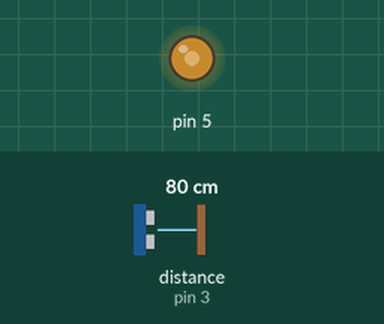
Bench run of a sketch on a simulated Arduino Uno, built with avr-gcc and run on an emulated ATmega328P. On the bench: output pins drawn as LEDs (lit = HIGH). Wiring (inferred from the names in the program): ultrasonic range finder: trigger pin 2; echo pin 3. The test bench sets the inputs (shaded band); at power-on: distance to the obstacle (sensor on pin 3) 80 cm. The echo pulse lasts 58.3 µs per cm; pins used as bus, display or sensor lines are not drawn; what the sketch prints to the serial monitor is not drawn.

Above: at 1.2 s.
1.3 s: distance to the obstacle (sensor on pin 3) set to 2 cm
2.8 s: distance to the obstacle (sensor on pin 3) set to 4 cm
Timing chart, 0 to 5.8 s (numbered marks = the images above; inputs shaded):
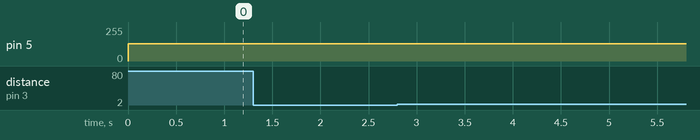

The sketch:

HC-SR04_Test_10-31.ino
```cpp
// HC-SR04 ultrasonic rangefinder demo
// Popular code uses pulseIn to measure echo pulse, pulseIn is a blocking function
// Using interrupts for reading the incoming pulse is better approach because it won't stall your main program
// You are welcome to use this code for the project
// You might need to do additional calibration and data filtering
// Note sources of innacuracies of some components like micros(). It has a small error, check online why this happens

// Pinout:
// VCC (5VDC)
// GND (return)
// TRIG (trigger input)
// ECHO (echo output)

// For sensor operation refer to datasheet:
// https://www.mouser.com/ds/2/813/HCSR04-1022824.pdf


#define TRIG PD2  // trigger pin
#define ECHO PD3  // echo output

// riseTime and fallTime will be modified by interrupt so we need to declare them as volatile
volatile unsigned long riseTime;  // timestamp when echo signal goes high
volatile unsigned long fallTime;  // timestamp when echo signal goes low
unsigned long pulseTime;          // difference between riseTime and fallTime
unsigned long distance;           // our range

float getDistance();

void setup()
{
  Serial.begin(9600);

  // Setting direction for trig and echo pins
  DDRD |= (1<<TRIG);
  DDRD &= ~(1<<ECHO);

  // Setting up pin change interrupt for echo (PD3), PCINT19
  PCICR = (1<<PCIE2); // only enabling PCIE2, because PCIE2 constains PCINT[23:16]
  PCMSK2 = (1<<PCINT19); // only enabling PCINT19

  //Buzzer Pin 5

  TCCR0A = 0x23;
  TCCR0B = 0x0B;
  OCR0A = 250; // clk/64/250 = 1000
  OCR0B = 125;
}

void loop()
{
  float range = getDistance();
  if (range < 100){
    beep();
  }
  Serial.println(range);
  delay(100);
}

// function to calculate the distance
float getDistance()
{
  // clear trig pin
  PORTD &= ~(1<<TRIG);
  delayMicroseconds(2);

  // send out 10 us pulse
  PORTD = (1<<TRIG);
  delayMicroseconds(10);
  PORTD &= ~(1<<TRIG);

  // sound travels at 343 m/s which is 0.0343 cm/us
  // distance = time*velocity
  // we need to divide result by 2 because sound travels
  // to object and back so the incoming pulse is twice longer
  distance = pulseTime*0.0343/2; // result in cm
  return distance;
}

// Interrupt service vector for pin change:
// ISR (PCINT0_vect) pin change interrupt for D8 to D13
// ISR (PCINT1_vect) pin change interrupt for A0 to A5
// ISR (PCINT2_vect) pin change interrupt for D0 to D7
// We need PCINT2_vect because we are using PD3 as input (echo)
ISR(PCINT2_vect)
{
  if ((PIND & (1<<ECHO)) == (1<<ECHO)) // check if pin PD3 is high
    { // Measure time when echo pin goes high
      riseTime = micros(); // micros() calculates the run time in us since the program's start
    }
  else
    {
      // measure the time when echo pin goes low
      fallTime = micros();
      pulseTime = fallTime - riseTime; // this is our echo pulse, its length is proportional to the measured distance
    }

}
void beep(){
  DDRD |= (1<<5);
  delay(100);
  DDRD &= ~0x20; // set 5th bit to 0
}
```
